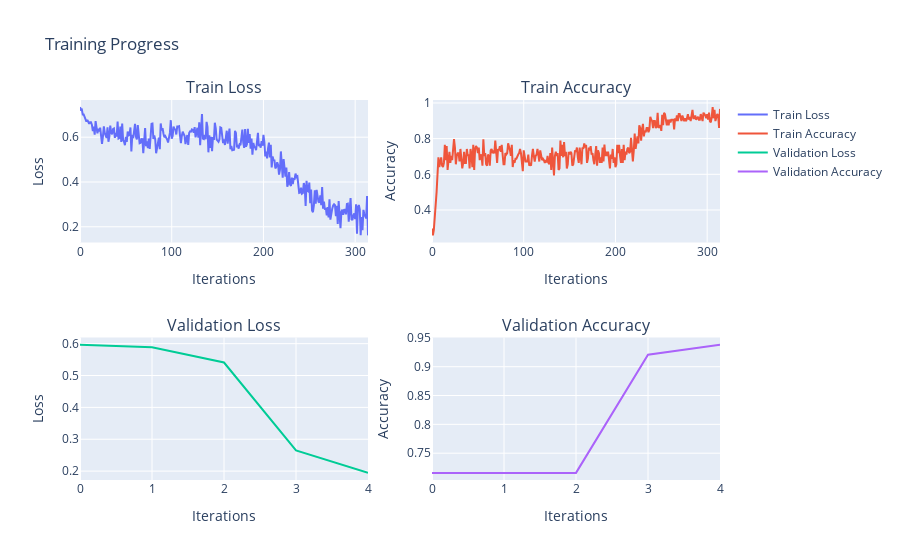

Source (notebook cell):
### Code cell
plot_training_progress(train_losses_epoch, train_accs_epoch, val_losses_epoch, val_accs_epoch)

### Figure 1 — Plotly figure (JSON) as saved in the notebook; plotly's stock layout.template omitted (floating-point values rounded to 4 significant figures; data arrays with more than 128 entries replaced by an {"elided": "..."} marker saying what was removed)
{"data": [{"mode": "lines", "name": "Train Loss", "type": "scatter", "x": {"elided": "315 int values"}, "xaxis": "x", "y": {"elided": "315 float values"}, "yaxis": "y"}, {"mode": "lines", "name": "Train Accuracy", "type": "scatter", "x": {"elided": "315 int values"}, "xaxis": "x2", "y": {"elided": "315 float values"}, "yaxis": "y2"}, {"mode": "lines", "name": "Validation Loss", "type": "scatter", "x": [0, 1, 2, 3, 4], "xaxis": "x3", "y": [0.5969, 0.5889, 0.5408, 0.2652, 0.1944], "yaxis": "y3"}, {"mode": "lines", "name": "Validation Accuracy", "type": "scatter", "x": [0, 1, 2, 3, 4], "xaxis": "x4", "y": [0.7159, 0.7159, 0.7159, 0.9207, 0.9383], "yaxis": "y4"}], "layout": {"annotations": [{"font": {"size": 16}, "showarrow": false, "text": "Train Loss", "x": 0.225, "xanchor": "center", "xref": "paper", "y": 1, "yanchor": "bottom", "yref": "paper"}, {"font": {"size": 16}, "showarrow": false, "text": "Train Accuracy", "x": 0.775, "xanchor": "center", "xref": "paper", "y": 1, "yanchor": "bottom", "yref": "paper"}, {"font": {"size": 16}, "showarrow": false, "text": "Validation Loss", "x": 0.225, "xanchor": "center", "xref": "paper", "y": 0.375, "yanchor": "bottom", "yref": "paper"}, {"font": {"size": 16}, "showarrow": false, "text": "Validation Accuracy", "x": 0.775, "xanchor": "center", "xref": "paper", "y": 0.375, "yanchor": "bottom", "yref": "paper"}], "title": {"text": "Training Progress"}, "xaxis": {"anchor": "y", "domain": [0, 0.45], "title": {"text": "Iterations"}}, "xaxis2": {"anchor": "y2", "domain": [0.55, 1], "title": {"text": "Iterations"}}, "xaxis3": {"anchor": "y3", "domain": [0, 0.45], "title": {"text": "Iterations"}}, "xaxis4": {"anchor": "y4", "domain": [0.55, 1], "title": {"text": "Iterations"}}, "yaxis": {"anchor": "x", "domain": [0.625, 1], "title": {"text": "Loss"}}, "yaxis2": {"anchor": "x2", "domain": [0.625, 1], "title": {"text": "Accuracy"}}, "yaxis3": {"anchor": "x3", "domain": [0, 0.375], "title": {"text": "Loss"}}, "yaxis4": {"anchor": "x4", "domain": [0, 0.375], "title": {"text": "Accuracy"}}}}
